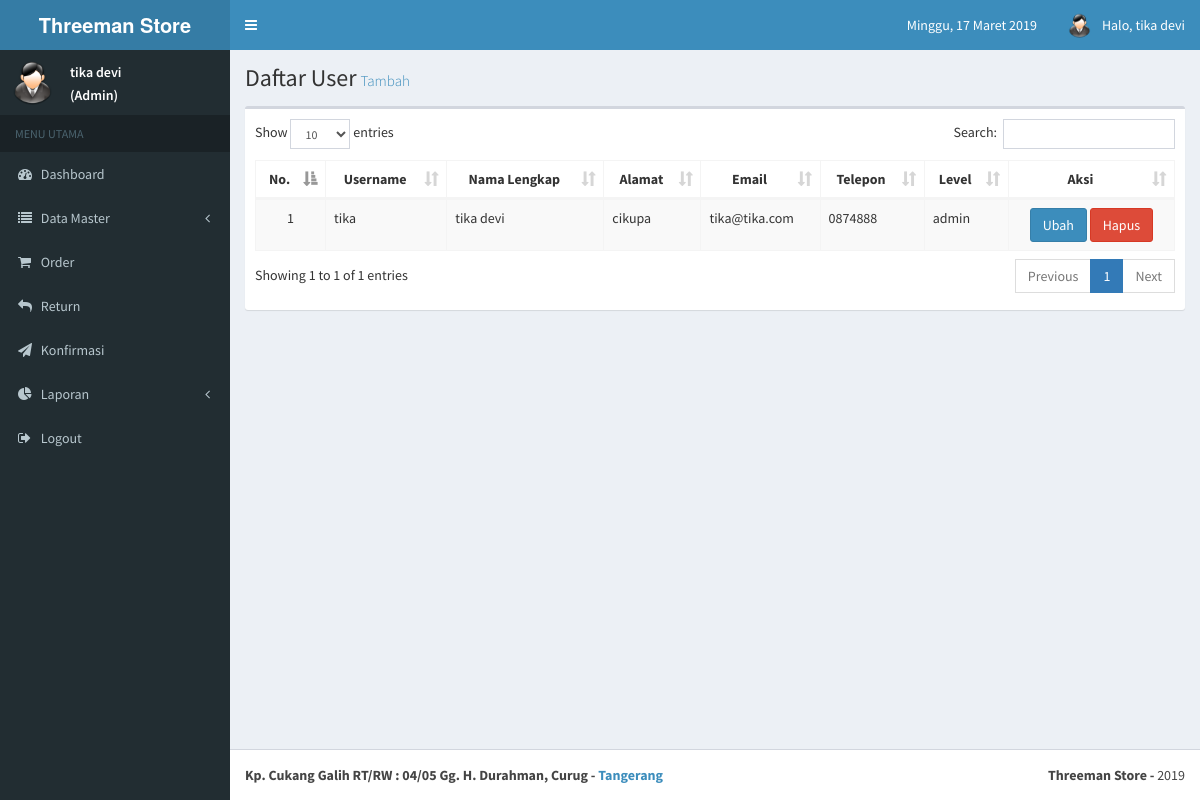
Screenshot of /admin/data_user.php (signed in) with the database file from the repository.
### tables this page shows
CREATE TABLE `tb_user` (
  `id_user` int(8) NOT NULL,
  `username` varchar(20) DEFAULT NULL,
  `password` varchar(20) DEFAULT NULL,
  `nama_lengkap` varchar(30) DEFAULT NULL,
  `alamat` varchar(50) DEFAULT NULL,
  `email` varchar(30) DEFAULT NULL,
  `telepon` varchar(15) DEFAULT NULL,
  `level` varchar(20) DEFAULT NULL
);

### admin/data_user.php (the view, shortened to what this page needs)
<?php session_start();
include '../config.php';
?>
<!DOCTYPE html>
<html>
  <head>
    <?php include 'js.php'; ?>
    <link href="template/plugins/datatables/dataTables.bootstrap.css" rel="stylesheet" type="text/css"/>
  </head>
  <body class="skin-blue sidebar-mini">
    <div class="wrapper">
      <?php include 'header.php'; ?>
      <div class="content-wrapper">
        <section class="content-header">
          <h1>Daftar User<small><a href="data_user_tambah.php">Tambah</a></small></h1>
        </section>
        <section class="content">
        <div class="box">
          <div class="box-body table-responsive padding">
            <table id="example1" class="table table-bordered table-striped">
              <thead>
                <tr>
                  <th style="text-align: center">No.</th>
                  <th style="text-align: center">Username</th>
                  <th style="text-align: center">Nama Lengkap</th>
                  <th style="text-align: center">Alamat</th>
                  <th style="text-align: center">Email</th>
                  <th style="text-align: center">Telepon</th>
                  <th style="text-align: center">Level</th>
                  <th style="text-align: center">Aksi</th>
                </tr>
              </thead>
              <tbody>
              <?php
              $sql = "SELECT * FROM tb_user ORDER BY id_user ASC";
              $result = mysqli_query($conn, $sql);
              $no = 1;
              if (mysqli_num_rows($result) > 0)
              {
                while ($data = mysqli_fetch_array($result))
                {
                  echo "<tr>
                          <td valign='top' align='center'>".$no."</td>
                          <td style='text-align: left'>".$data['username']."</td>
                          <td style='text-align: left'>".$data['nama_lengkap']."</td>
                          <td style='text-align: left'>".$data['alamat']."</td>
                          <td style='text-align: left'>".$data['email']."</td>
                          <td style='text-align: left'>".$data['telepon']."</td>
                          <td style='text-align: left'>".$data['level']."</td>
                          <td style='text-align: center'>
                            <a href='data_user_edit.php?id_user=$data[id_user]'>
                              <button type='submit' class='btn btn-primary'>Ubah</button>
                            </a>
                            <a href='data_user_hapus.php?id_user=$data[id_user]'>
                              <button type='submit' class='btn btn-danger' OnClick=\"return confirm('Apakah Anda yakin?');\">Hapus</button>
                            </a>
                          </td>
                        </tr>";
                        $no++;
                }
              }
              else
              {
                echo "Belum ada data";
              }
            ?>
            </tbody>
          </table>
          </div>
        </div>
        </section>
      </div>
      <?php include "footer.php" ?>
    </div>
  </body>
</html>

### rows the page displays
tb_user: username "tika", nama_lengkap "tika devi", alamat "cikupa", email "tika@tika.com", telepon "0874888", level "admin"

### other values shown
$sesen_nama_lengkap "tika devi"
